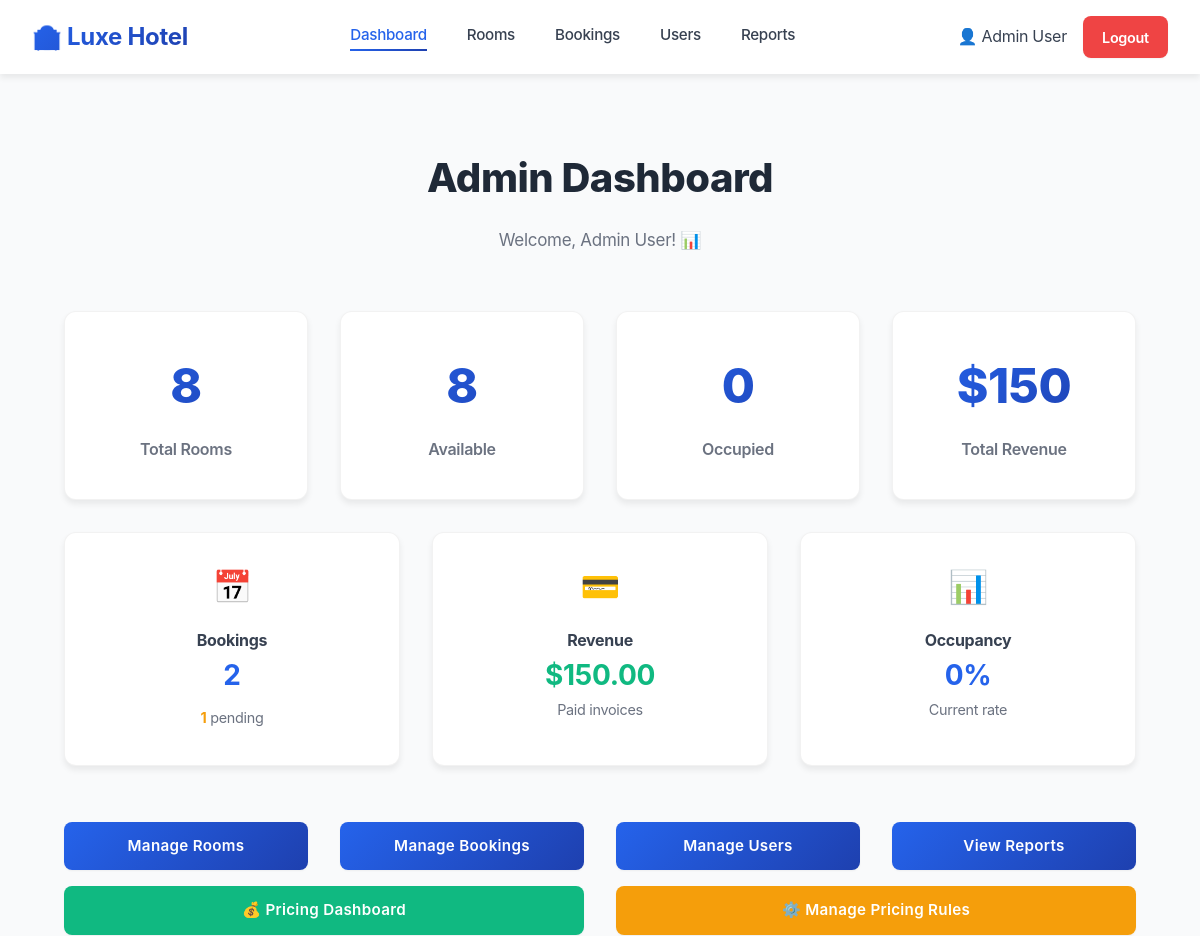
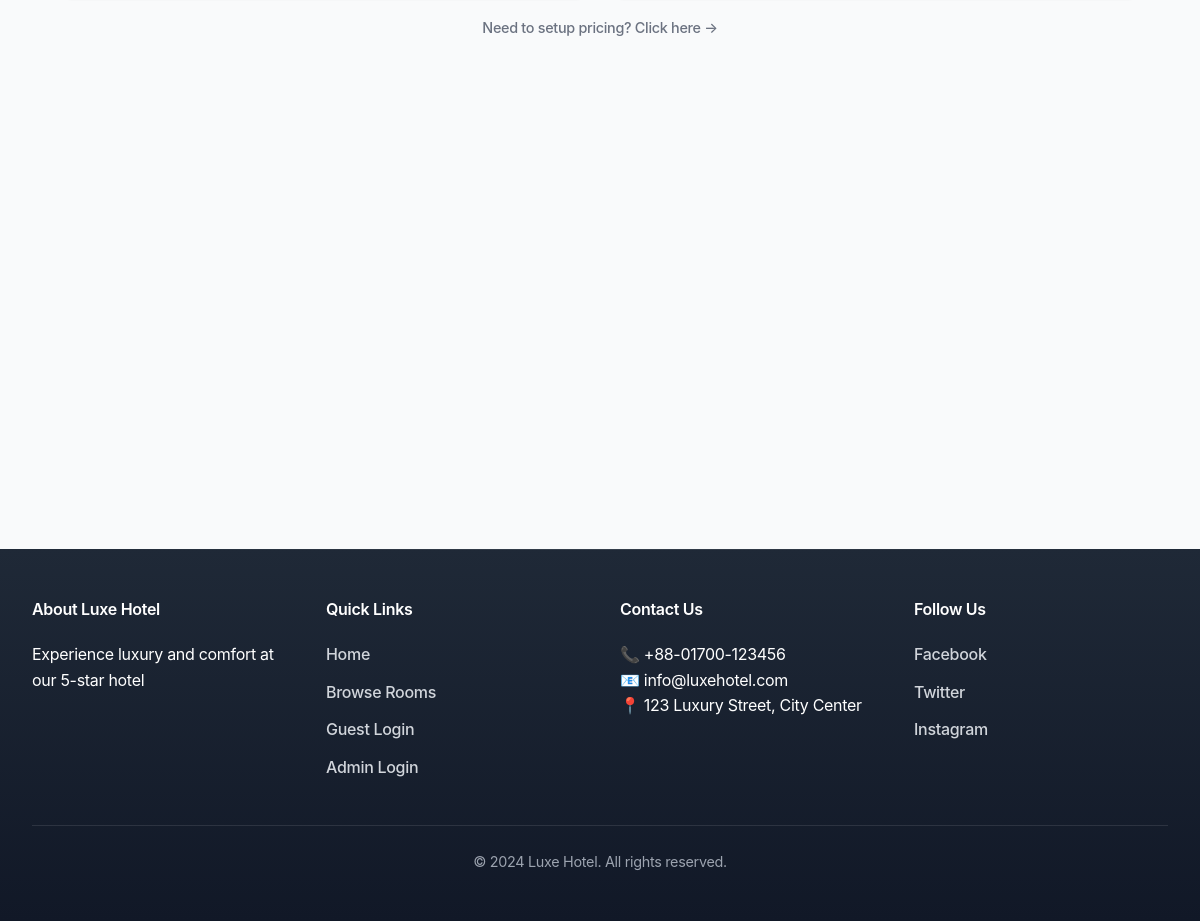
Page /admin/dashboard.php (signed in) on the committed database (2 pictures, top to bottom).
### tables this page shows
CREATE TABLE bookings (
    booking_id INT AUTO_INCREMENT PRIMARY KEY,
    user_id INT NOT NULL,
    room_id INT NOT NULL,
    check_in_date DATE NOT NULL,
    check_out_date DATE NOT NULL,
    total_price DECIMAL(10, 2) NOT NULL,
    status ENUM('pending', 'confirmed', 'checked_in', 'checked_out', 'cancelled', 'completed') NOT NULL DEFAULT 'pending',
    created_at TIMESTAMP DEFAULT CURRENT_TIMESTAMP,
    FOREIGN KEY (user_id) REFERENCES users(user_id) ON DELETE CASCADE,
    FOREIGN KEY (room_id) REFERENCES rooms(room_id) ON DELETE CASCADE,
    INDEX idx_user_id (user_id),
    INDEX idx_room_id (room_id),
    INDEX idx_dates (check_in_date, check_out_date),
    INDEX idx_status (status)
);

### config.php (called while the page is built, shortened)
<?php
function app_url(string $path = ''): string {
    $normalized = ltrim($path, '/');
    $prefix = BASE_PATH === '' ? '' : BASE_PATH;
    return $normalized === '' ? ($prefix === '' ? '/' : $prefix . '/') : $prefix . '/' . $normalized;
}
?>

### admin/dashboard.php (the view, shortened to what this page needs)
<?php
require_once __DIR__ . '/../includes/require_admin.php';
$stats = [];
try {
    $stmt = $pdo->query("SELECT COUNT(*) as total FROM rooms");
    $stats['total_rooms'] = $stmt->fetch()['total'];
    $stmt = $pdo->query("SELECT COUNT(*) as total FROM bookings");
    $stats['total_bookings'] = $stmt->fetch()['total'];
    $stmt = $pdo->query("SELECT COUNT(*) as total FROM bookings WHERE status = 'pending'");
    $stats['pending_bookings'] = $stmt->fetch()['total'];
    $stmt = $pdo->query("SELECT SUM(amount) as total FROM payments WHERE payment_status = 'paid'");
    $stats['total_revenue'] = $stmt->fetch()['total'] ?? 0;
    $stmt = $pdo->query("SELECT COUNT(*) as total FROM rooms WHERE status = 'occupied'");
    $stats['occupied_rooms'] = $stmt->fetch()['total'];
    $stmt = $pdo->query("SELECT COUNT(*) as total FROM rooms WHERE status = 'available'");
    $stats['available_rooms'] = $stmt->fetch()['total'];
} catch (Exception $e) {
}
try {
    $stmt = $pdo->query("
        SELECT b.*, u.name as guest_name, r.room_number, r.room_type
        FROM bookings b
        JOIN users u ON b.user_id = u.user_id
        JOIN rooms r ON b.room_id = r.room_id
        ORDER BY b.created_at DESC
        LIMIT 5
    ");
    $recent_bookings = $stmt->fetchAll();
} catch (Exception $e) {}
?>
<!DOCTYPE html>
<html lang="en">
<head>
    <link rel="stylesheet" href="<?php echo app_url('assets/style.css'); ?>">
</head>
<body>
    <?php require_once __DIR__ . '/../includes/header.php'; ?>
    <section class="section">
        <div class="container">
            <h2 class="section-title">Admin Dashboard</h2>
            <p class="section-subtitle">Welcome, <?php echo htmlspecialchars($_SESSION['name']); ?>! 📊</p>
            <div class="grid grid-4">
                <div class="stat-card">
                    <div class="stat-number"><?php echo $stats['total_rooms']; ?></div>
                    <div class="stat-label">Total Rooms</div>
                </div>
                <div class="stat-card">
                    <div class="stat-number"><?php echo $stats['available_rooms']; ?></div>
                    <div class="stat-label">Available</div>
                </div>
                <div class="stat-card">
                    <div class="stat-number"><?php echo $stats['occupied_rooms']; ?></div>
                    <div class="stat-label">Occupied</div>
                </div>
                <div class="stat-card">
                    <div class="stat-number">$<?php echo number_format($stats['total_revenue'], 0); ?></div>
                    <div class="stat-label">Total Revenue</div>
                </div>
            </div>
            <div class="grid grid-3" style="margin-top: 2rem;">
                <div class="card" style="text-align: center;">
                    <div style="font-size: 2rem; margin-bottom: 1rem;">📅</div>
                    <h4>Bookings</h4>
                    <p style="font-size: 1.75rem; color: var(--primary); font-weight: bold;"><?php echo $stats['total_bookings']; ?></p>
                    <p style="color: var(--text-light); margin: 0.5rem 0; font-size: 0.9rem;">
                        <strong style="color: var(--warning);"><?php echo $stats['pending_bookings']; ?></strong> pending
                    </p>
                </div>
                <div class="card" style="text-align: center;">
                    <div style="font-size: 2rem; margin-bottom: 1rem;">💳</div>
                    <h4>Revenue</h4>
                    <p style="font-size: 1.75rem; color: var(--success); font-weight: bold;">$<?php echo number_format($stats['total_revenue'], 2); ?></p>
                    <p style="color: var(--text-light); margin: 0; font-size: 0.9rem;">Paid invoices</p>
                </div>
                <div class="card" style="text-align: center;">
                    <div style="font-size: 2rem; margin-bottom: 1rem;">📊</div>
                    <h4>Occupancy</h4>
                    <p style="font-size: 1.75rem; color: var(--primary); font-weight: bold;">
                        <?php echo $stats['total_rooms'] > 0 ? round(($stats['occupied_rooms'] / $stats['total_rooms']) * 100) : 0; ?>%
                    </p>
                    <p style="color: var(--text-light); margin: 0; font-size: 0.9rem;">Current rate</p>
                </div>
            </div>
            <div class="grid grid-4" style="margin-top: 2rem;">
                <a href="<?php echo app_url('admin/rooms.php'); ?>" class="btn btn-primary btn-block">Manage Rooms</a>
                <a href="<?php echo app_url('admin/bookings.php'); ?>" class="btn btn-primary btn-block">Manage Bookings</a>
                <a href="<?php echo app_url('admin/users.php'); ?>" class="btn btn-primary btn-block">Manage Users</a>
                <a href="<?php echo app_url('admin/reports.php'); ?>" class="btn btn-primary btn-block">View Reports</a>
            </div>
            <div class="grid grid-2" style="margin-top: 1rem;">
                <a href="<?php echo app_url('admin/pricing_dashboard.php'); ?>" class="btn btn-success btn-block" style="background: #10b981;">💰 Pricing Dashboard</a>
                <a href="<?php echo app_url('admin/pricing_rules.php'); ?>" class="btn btn-warning btn-block" style="background: #f59e0b;">⚙️ Manage Pricing Rules</a>
            </div>
            <div style="margin-top: 1rem; text-align: center;">
                <a href="<?php echo app_url('admin/setup_pricing.php'); ?>" style="color: var(--text-light); font-size: 0.9rem; text-decoration: none;">Need to setup pricing? Click here →</a>
            </div>
        </div>
    </section>
    <?php require_once __DIR__ . '/../includes/footer.php'; ?>
</body>
</html>

### assets/style.css (style rules this page uses)
* { margin: 0; padding: 0; box-sizing: border-box; }
:root { --primary: #2563eb; --primary-light: #3b82f6; --primary-dark: #1e40af; --primary-darker: #1e3a8a; --accent: #0d9488; --accent-light: #14b8a6; --accent-dark: #0f766e; --success: #10b981; --success-light: #6ee7b7; --warning: #f59e0b; --warning-light: #fbbf24; --danger: #ef4444; --danger-light: #f87171; --dark: #1f2937; --dark-light: #374151; --light: #f9fafb; --light-hover: #f3f4f6; --border: #e5e7eb; --border-light: #f3f4f6; --text: #374151; --text-light: #6b7280; --text-lighter: #9ca3af; --gradient-primary: linear-gradient(135deg, #2563eb 0%, #1e40af 100%); --gradient-accent: linear-gradient(135deg, #0d9488 0%, #0f766e 100%); --gradient-warm: linear-gradient(135deg, #f59e0b 0%, #d97706 100%); --shadow-sm: 0 1px 2px rgba(0, 0, 0, 0.05); --shadow-md: 0 4px 6px rgba(0, 0, 0, 0.07); --shadow-lg: 0 10px 15px rgba(0, 0, 0, 0.1); --shadow-xl: 0 20px 25px rgba(0, 0, 0, 0.1); --shadow-focus: 0 0 0 3px rgba(37, 99, 235, 0.1); --transition-fast: 0.15s cubic-bezier(0.4, 0, 0.2, 1); --transition-base: 0.3s cubic-bezier(0.4, 0, 0.2, 1); --transition-slow: 0.5s cubic-bezier(0.4, 0, 0.2, 1); }
html { scroll-behavior: smooth; }
body { font-family: -apple-system, BlinkMacSystemFont, 'Segoe UI', Roboto, 'Helvetica Neue', sans-serif; background-color: var(--light); color: var(--text); line-height: 1.6; letter-spacing: -0.3px; -webkit-font-smoothing: antialiased; -moz-osx-font-smoothing: grayscale; }
a { color: var(--primary); text-decoration: none; transition: color var(--transition-fast); font-weight: 500; }
.container { max-width: 1200px; margin: 0 auto; padding: 0 2rem; }
.btn { display: inline-block; padding: 0.75rem 1.5rem; border: none; border-radius: 0.5rem; font-size: 0.95rem; cursor: pointer; transition: all var(--transition-base); font-weight: 600; text-align: center; position: relative; overflow: hidden; letter-spacing: 0.3px; }
.btn::before { content: ''; position: absolute; top: 50%; left: 50%; width: 0; height: 0; border-radius: 50%; background: rgba(255, 255, 255, 0.2); transform: translate(-50%, -50%); transition: width 0.6s, height 0.6s; }
.btn-primary { background: var(--gradient-primary); color: white; box-shadow: var(--shadow-sm); }
.btn-success { background: var(--gradient-accent); color: white; box-shadow: var(--shadow-sm); }
.btn-warning { background: var(--gradient-warm); color: white; box-shadow: var(--shadow-sm); }
.btn-block { display: block; width: 100%; }
.card { background: white; border-radius: 0.75rem; box-shadow: var(--shadow-md); padding: 1.75rem; margin-bottom: 1.5rem; transition: all var(--transition-base); border: 1px solid rgba(0, 0, 0, 0.05); }
.grid { display: grid; gap: 2rem; }
.grid-2 { grid-template-columns: repeat(auto-fit, minmax(300px, 1fr)); }
.grid-3 { grid-template-columns: repeat(auto-fit, minmax(280px, 1fr)); }
.grid-4 { grid-template-columns: repeat(auto-fit, minmax(220px, 1fr)); }
.section { padding: 4.5rem 2rem; position: relative; }
.section-title { text-align: center; font-size: 2.5rem; font-weight: 800; margin-bottom: 1rem; color: var(--dark); letter-spacing: -0.5px; }
.section-subtitle { text-align: center; color: var(--text-light); margin-bottom: 3.5rem; max-width: 650px; margin-left: auto; margin-right: auto; font-size: 1.0625rem; line-height: 1.7; }
.stat-card { background: white; padding: 2.25rem; border-radius: 0.75rem; text-align: center; box-shadow: var(--shadow-md); border: 1px solid rgba(0, 0, 0, 0.05); transition: all var(--transition-base); position: relative; overflow: hidden; }
.stat-card::before { content: ''; position: absolute; top: 0; left: 0; right: 0; height: 3px; background: var(--gradient-primary); opacity: 0; transition: opacity var(--transition-base); }
.stat-number { font-size: 3rem; font-weight: 800; background: var(--gradient-primary); -webkit-background-clip: text; -webkit-text-fill-color: transparent; background-clip: text; margin-bottom: 0.75rem; letter-spacing: -0.5px; }
.stat-label { color: var(--text-light); font-weight: 600; font-size: 1rem; }

### rows in the picture
bookings: total_price "150", user "2", total_price "150.00"

### other values in the picture
SITE_NAME "Luxe Hotel"
$user_name "Admin User"
$_SESSION['name'] "Admin User"
$stats['total_rooms'] "8"
$stats['available_rooms'] "8"
$stats['occupied_rooms'] "0"
$stats['pending_bookings'] "1"
SITE_DESC "Experience luxury and comfort at our 5-star hotel"
